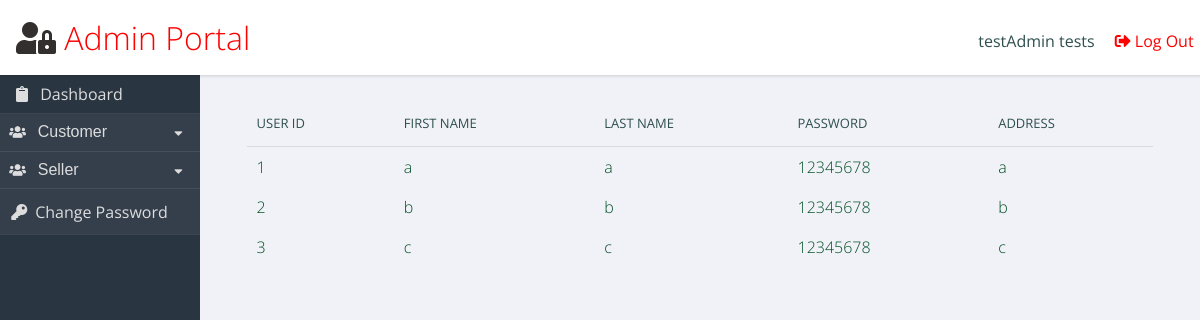
Page /admin.php (signed in) on the committed database.
### tables this page shows
CREATE TABLE `userss` (
  `user_id` int(20) NOT NULL,
  `first_name` varchar(100) NOT NULL,
  `last_name` varchar(100) NOT NULL,
  `password` varchar(34) NOT NULL,
  `wallet` int(20) NOT NULL,
  `address` varchar(200) NOT NULL,
  `username` varchar(200) DEFAULT NULL
);

### admin.php (the view, shortened to what this page needs)
<!DOCTYPE>
<html>
<?php
$conn = OpenCon();
if ($_SESSION['logged_in'] == true) {
  $full_name = $_SESSION['fullname'];
}
?>
<head>
  <link rel="stylesheet" href="https://use.fontawesome.com/releases/v5.8.2/css/all.css">
</head>
<header role="banner">
  <h1> <i style="color:#332F2F;" class="fas fa-user-lock"></i> Admin Portal</h1>
  <ul class="utilities">
    <br>
    <li class="users">
      <?php
      echo $full_name;
      ?>
      </a></li>
    <li class="logout"><a href="logout.php"><i class="fas fa-sign-out-alt" style=" margin-right: 4px"></i>Log Out</a></li>
  </ul>
</header>
<nav role='navigation'>
  <ul class="main">
    <li style="padding: 0.5em 1em;"><i class="fas fa-clipboard" style=" margin-right: 8px"></i> Dashboard</li>
    <button class="dropdown-customer-btn" onclick="changecustomercarret();"><i class="fas fa-users" style=" margin-right: 8px"></i>
      <font size="3">Customer</font><i class="fa fa-caret-down" id="customercarret"></i>
    </button>
    <button class="dropdown-seller-btn" onclick="changesellercarret();"><i class="fas fa-users" style=" margin-right: 8px"></i>
      <font size="3">Seller</font><i class="fa fa-caret-down" id="sellercarret"></i>
    </button>
    <li class="change_password"><a href="#"><i class="fas fa-key" style=" margin-right: 8px"></i>Change Password</a></li>
  </ul>
</nav>
<main role="main">
  <section class="panel important">
    <body onload="hidefield()">
      <div id="vc" style="display: none">
        <center>
          <table>
            <tr>
              <th>User ID</th>
              <th>First Name</th>
              <th>Last Name</th>
              <th>Password</th>
              <th>Address</th>
            </tr>
            <?php
            $users = 'SELECT * FROM userss';
            $result = mysqli_query($conn, $users);
            if ($result->num_rows == 0) {
              echo "No customer found. <br>.";
            } else {
              while ($row = $result->fetch_assoc()) {
                $r_id = $row['user_id'];
                $r_fn = $row['first_name'];
                $r_ln = $row['last_name'];
                $r_password = $row['password'];
                $r_address = $row['address'];
                $user_id_a = '<a href="javascript:var z=confirmdeletioncustomer(); if(z == true){window.location.href = \'removecustomerfromid.php?username=' . $r_id . '&\';} "><font color=rgb(255,255,255)>' . $r_id . '</font></a>';
                $fn_a = '<a href="javascript:var s=confirmdeletioncustomer(); if(s == true){window.location.href = \'removecustomerfromid.php?username=' . $r_id . '&\';}"><font color=rgb(255,255,255)>' . $r_fn . '</a></font>';
                $ln_a = '<a href="javascript:var t=confirmdeletioncustomer(); if(t == true){window.location.href = \'removecustomerfromid.php?username=' . $r_id . '&\';}"><font color=rgb(255,255,255)>' . $r_ln . '</a></font>';
                $pass_a = '<a href="javascript:var q=confirmdeletioncustomer(); if(q == true){window.location.href = \'removecustomerfromid.php?username=' . $r_id . '&\';}"><font color=rgb(255,255,255)>' . $r_password . '</a></font>';
                $address_a = '<a href="javascript:var q=confirmdeletioncustomer(); if(q == true){window.location.href = \'removecustomerfromid.php?username=' . $r_id . '&\';}"><font color=rgb(255,255,255)>' . $r_address . '</a></font>';
                echo '<tr><td>' . $user_id_a . '</td><td>' . $fn_a . '</td><td>' . $ln_a . '</td><td>' . $pass_a . '</td><td>' . $address_a . '</td> </tr> ';
              }
            }
            ?>
          </table>
        </center>
      </div>
    </body>
  </section>
</main>
</html>

### admin.php (style rules this page uses)
html { box-sizing: border-box; }
body { background: #f1f2f7; font-family: "Open Sans", arial, sans-serif; color: darkslategray; }
header[role="banner"] { background: white; box-shadow: 1px 1px 3px rgba(0, 0, 0, 0.15); }
header[role="banner"] h1 { margin: 0; font-weight: 300; padding: 1rem; }
header[role="banner"] { padding-right: 0.6em; color: red; }
header[role="banner"] .utilities { width: 100%; background: slategray; color: #ddd; }
header[role="banner"] .utilities li { border-bottom: solid 1px rgba(255, 255, 255, 0.2); }
header[role="banner"] .utilities li a { padding: 0.7em; display: block; }
.dropdown-customer-btn, .dropdown-seller-btn { border: none; text-align: left; margin: 0; width: 100%; background: #2a3542; color: #ddd; border-bottom: 1px solid rgba(255, 255, 255, 0.08); padding: 0.7em; }
.fa-caret-down { float: right; padding-right: 8px; margin-top: 4px; }
nav[role="navigation"] { background: #2a3542; color: #ddd; }
nav[role="navigation"] li { border-bottom: 1px solid rgba(255, 255, 255, 0.08); }
nav[role="navigation"] li a { color: #ddd; text-decoration: none; display: block; padding: 0.7em; }
nav[role="navigation"] li a, .dropdown-customer-btn, .dropdown-seller-btn { cursor: pointer; color: #ddd; background-color: rgba(255, 255, 255, 0.05); }
a { text-decoration: none; color: inherit; }
ul, li { list-style-type: none; margin: 0; padding: 0; }
table { border-collapse: collapse; width: 96%; margin: 2%; }
th { text-align: left; font-weight: 400; font-size: 13px; text-transform: uppercase; border-bottom: 1px solid rgba(0, 0, 0, 0.1); padding: 0 10px; padding-bottom: 14px; }
td { line-height: 40px; font-weight: 300; padding: 0 10px; }
@media screen and (min-width: 600px) { html, body { height: 100%; } }
@media screen and (min-width: 600px) { header[role="banner"] { position: fixed; top: 0; left: 0; width: 100%; z-index: 99; height: 75px; } }
@media screen and (min-width: 600px) { header[role="banner"] .utilities { position: absolute; top: 0; right: 0; background: transparent; color: darkslategray; width: auto; } }
@media screen and (min-width: 600px) { header[role="banner"] .utilities li { display: inline-block; } }
@media screen and (min-width: 600px) { header[role="banner"] .utilities li a { padding: 0.5em 1em; } }
@media screen and (min-width: 600px) { nav[role="navigation"] { position: fixed; width: 200px; top: 75px; bottom: 0px; left: 0px; } }
@media screen and (min-width: 600px) { main[role="main"] { margin: 75px 0 40px 200px; } }
@media screen and (min-width: 600px) { main[role="main"]:after { content: ""; display: table; clear: both; } }
@media screen and (min-width: 600px) { .panel { margin: 2% 0 0 2%; float: left; width: 96%; } }

### rows in the picture
userss: user_id "1", first_name "a", last_name "a", password "12345678", address "a"
userss: user_id "2", first_name "b", last_name "b", password "12345678", address "b"
userss: user_id "3", first_name "c", last_name "c", password "12345678", address "c"

### other values in the picture
$full_name "testAdmin tests"
